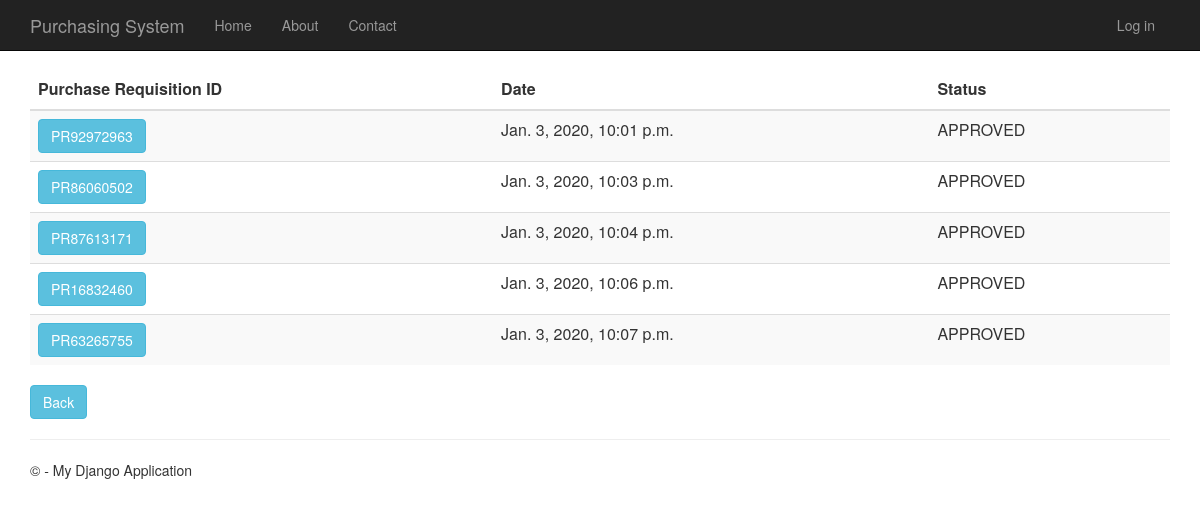
/purchaserequisitionhistory, run on the app's committed database.
### PurchaseRequisition/models.py (models this page shows)
class PurchaseRequisition(models.Model):
    pr_id= models.CharField(max_length=10, primary_key=True) #takes character
    description= models.TextField(null=True,default=None, blank=True)
    time_created= models.DateTimeField()
    total_price= models.DecimalField(max_digits=10, decimal_places=2, default=Decimal('0.00'))
    status= models.TextField(max_length=10, default="Pending")
    person_id = models.ForeignKey(Person)
    def __str__(self):
        return str(self.pr_id)

### PurchaseRequisition/views.py (the view)
# urls.py: url(r'^purchaserequisitionhistory', PurchaseRequisition.views.purchaserequisitionhistory, name="purchase_requisition_history"),
def purchaserequisitionhistory(request):
    purchase_requisitions = PurchaseRequisition.objects.all()
    print(purchase_requisitions)
    context = {
            'title':'Purchase Requisition History',
            'rows':purchase_requisitions
        }
    return render(request,'PurchaseRequisition/purchaserequisitionhistory.html',context)

### PurchaseRequisition/templates/PurchaseRequisition/purchaserequisitionhistory.html
﻿{% extends "app/layout.html" %}
{% block content %}
<div class="purchaseorderhistory margintop" action="menu" >
    <form action="purchaserequisitionhistorydetails" method="GET">
        <table class="table table-striped margintop">
          <thead>
            <tr>
              <th scope="col">Purchase Requisition ID</th>
              <th scope="col">Date</th>
              <th scope="col">Status</th>
            </tr>
          </thead>
          <tbody>
              {% for r in rows %}
            <tr>
                 <td><button type="submit" name="pr_id" value="{{r.pr_id}}" class="btn btn-info" >{{r.pr_id}}</button></td>
                 <td>{{r.time_created}}</td>
                 <td>{{r.status}}</td>
            </tr>
              {% endfor %}
          </tbody>
        </table>
    </form>
       <form action="menu">
        <div class="margintop">
            <button type="submit" class="btn btn-info" >Back</button>
        </div>
    </form>
</div>
{% endblock %}

### app/static/app/content/site.css (style rules this page uses)
body { padding-top: 50px; padding-bottom: 20px; }

### data on the page
PurchaseRequisition: pr_id "PR92972963", time_created "Jan. 3, 2020, 10:01 p.m.", status "APPROVED"
PurchaseRequisition: pr_id "PR86060502", time_created "Jan. 3, 2020, 10:03 p.m.", status "APPROVED"
PurchaseRequisition: pr_id "PR87613171", time_created "Jan. 3, 2020, 10:04 p.m.", status "APPROVED"
PurchaseRequisition: pr_id "PR16832460", time_created "Jan. 3, 2020, 10:06 p.m.", status "APPROVED"
PurchaseRequisition: pr_id "PR63265755", time_created "Jan. 3, 2020, 10:07 p.m.", status "APPROVED"
